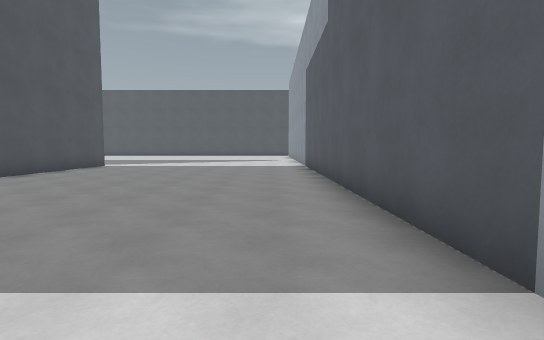
view 1 (above)

24 first-person views from a walk through a level from a Godot 3-D game. The camera is 1.4 m above the floor, tilts 4° down and sees 80° across. The floor is counted in squares, 2 m on a side. Each view is taken from the middle of a square. On the plan, view 1 faces up. The plan holds only what a view shows up to about 10 squares ahead; the rest is blank. The place goes on beyond the plan. Surface patterns are stand-ins for the level's own textures.

view 2
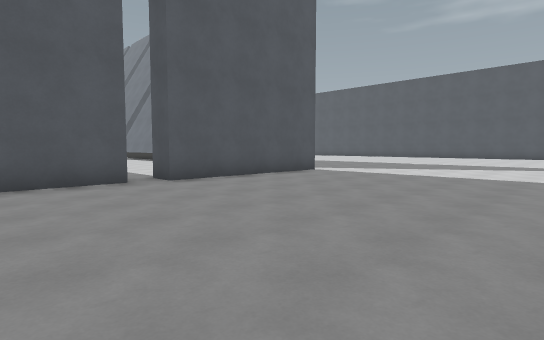

view 3
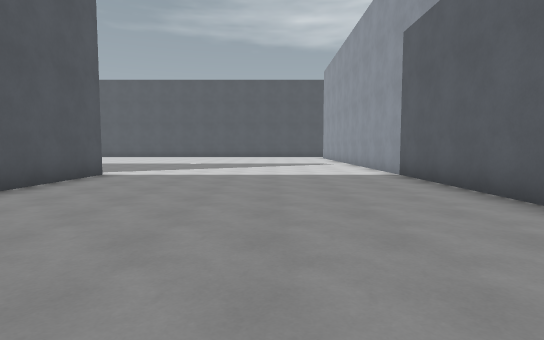

view 4
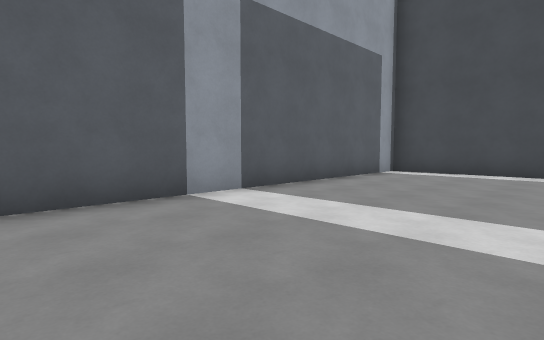

view 5
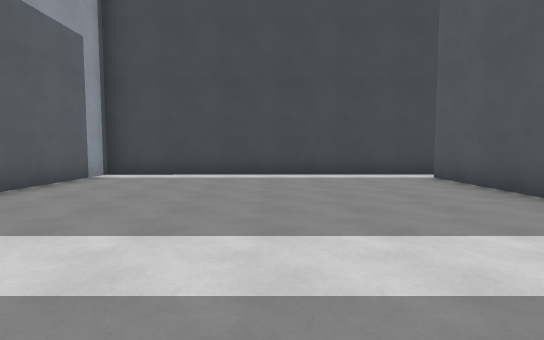

view 6
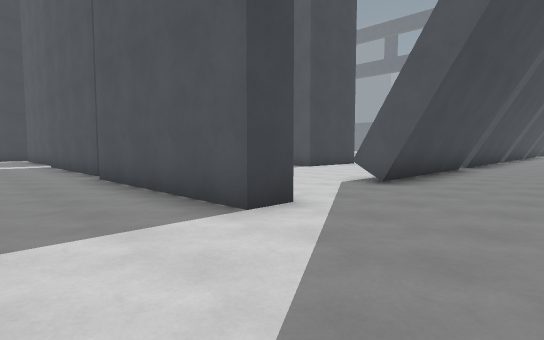

view 7
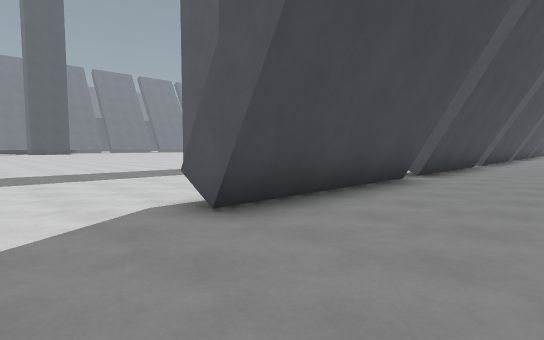

view 8
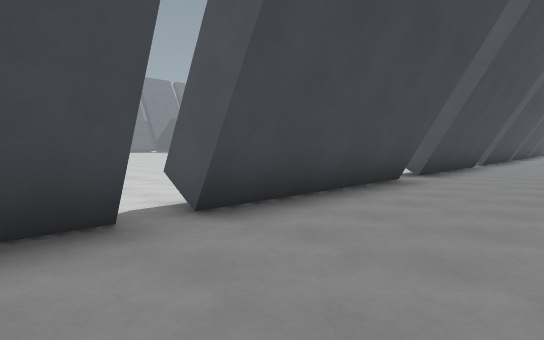

view 9
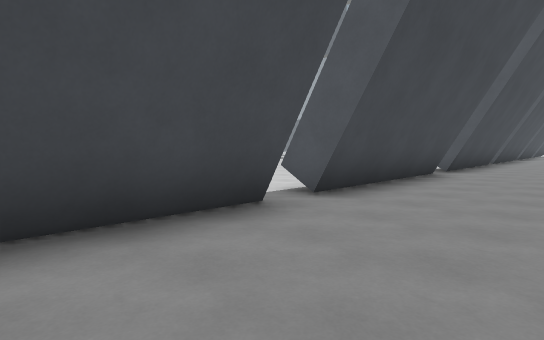

view 10
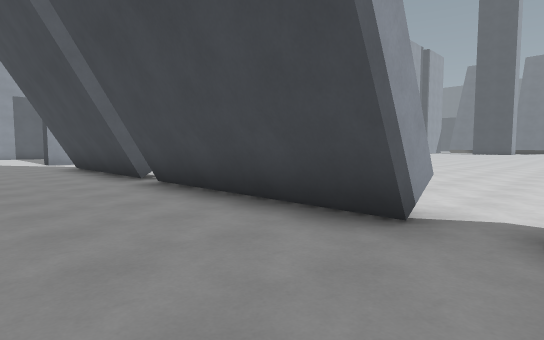

view 11
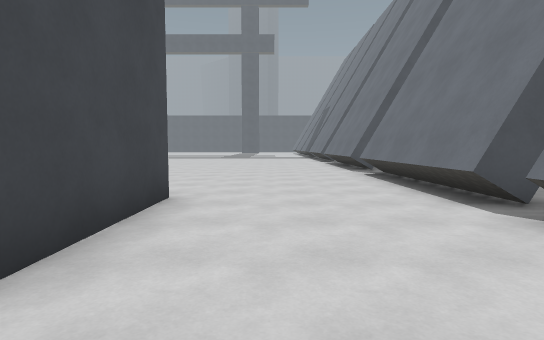

view 12
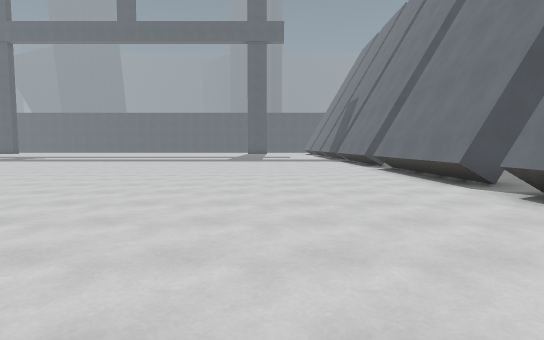

view 13
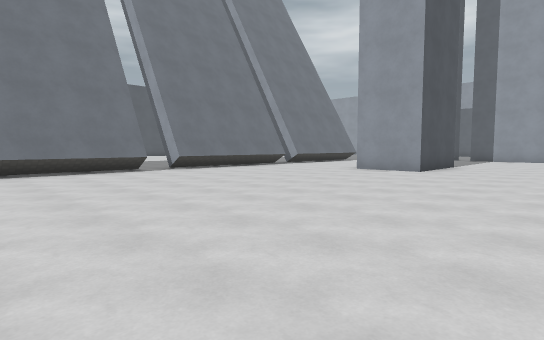

view 14
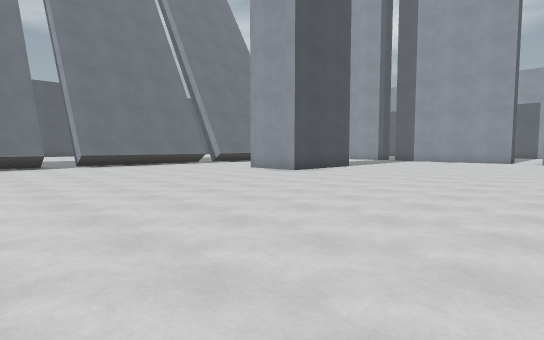

view 15
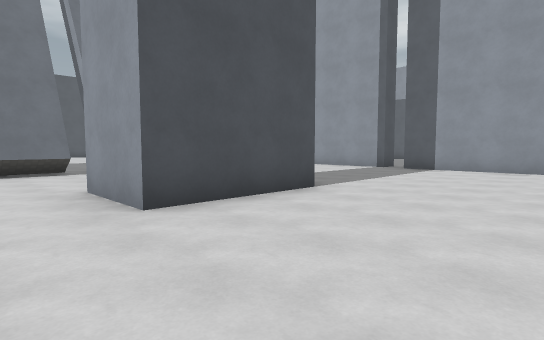

view 16
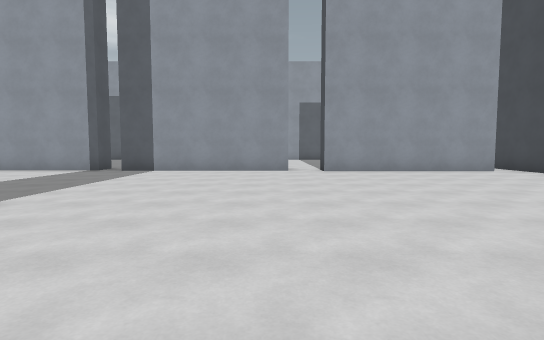

view 17
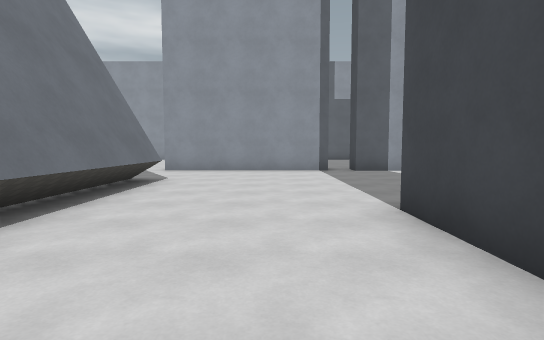

view 18
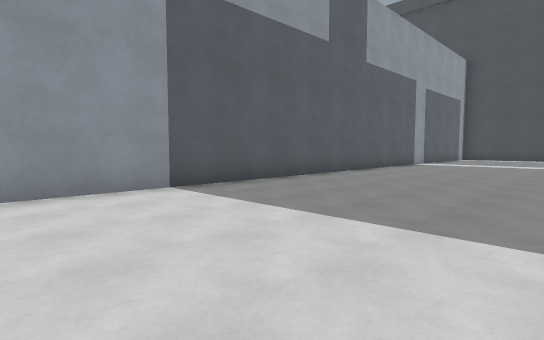

view 19
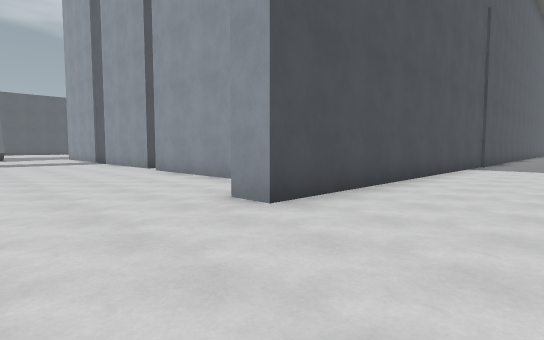

view 20
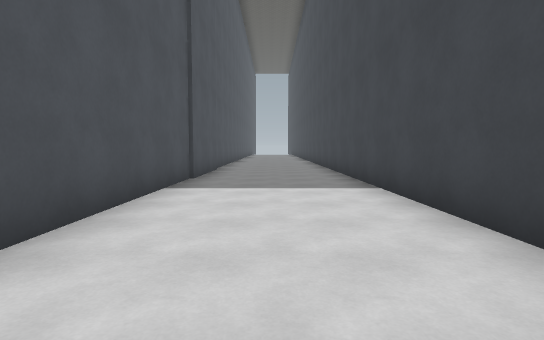

view 21
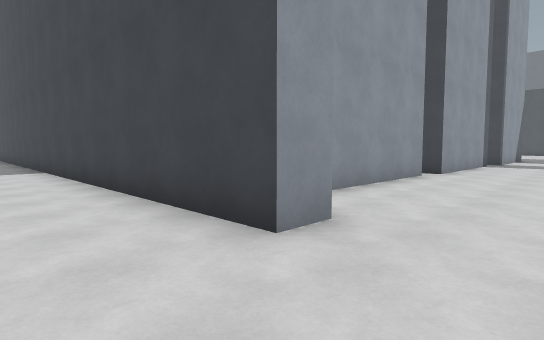

view 22
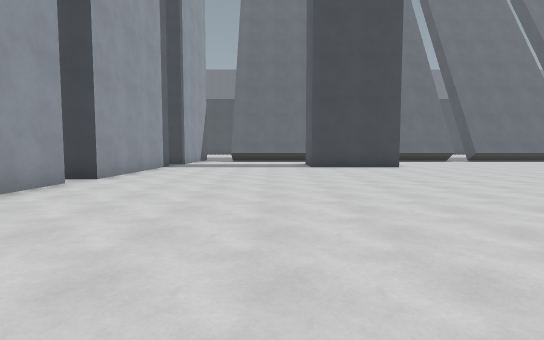

view 23
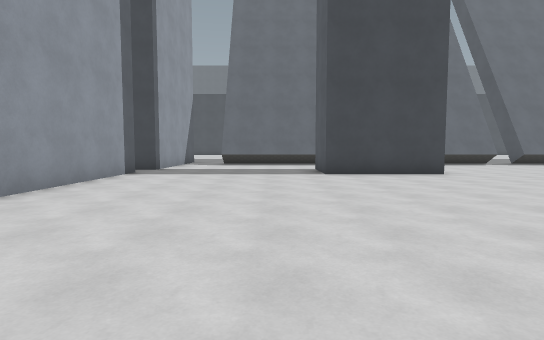

view 24
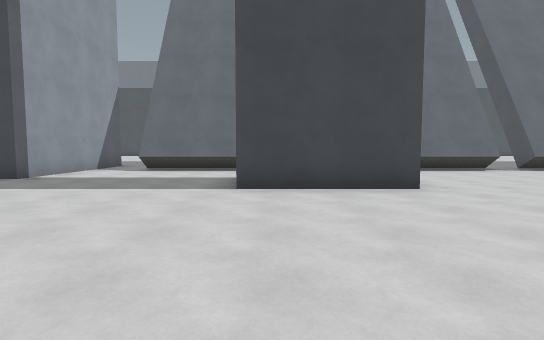

### Floor plan
Points are (right, up) in squares from view 1. A wall is a line through its corners. A room is listed if a view was taken in it or the views show most of it. See-through windows are left out.
Room 1 (views 1, 2, 3, 4, 5, 6, 7, 8, 9, 10, 18)
walls: (-7.3, 6.5) (-6.5, 6.5) (-6.5, 3.4); (-7.1, 10.4) (-7.1, 12.3) (-6.3, 12.3) (-6.3, 7.3) (-7.1, 7.3); (-7.5, 0.5) (-7, 0.5); (-6.8, -1.4) (-6.8, -4.5); (-15, 12.3) (-10, 12.3); (-15, 12.5) (-10, 12.5) (-10, 11.4); (-8.3, -5.4) (1.3, -5.4) (1.3, 14.6); (-20.8, 12.3) (-15.8, 12.3); (-20.8, 12.5) (-15.8, 12.5); (-26.5, 12.3) (-21.8, 12.3); (-26.5, 12.5) (-21.8, 12.5)
low walls: (-15.1, 12.1) (-10.5, 12.1); (-20.9, 12.1) (-15.8, 12.1); (-22.4, 12.1) (-21.8, 12.1); (-23.4, 12.1) (-22.5, 12.1); (-24.4, 12.1) (-23.5, 12.1)
ways out: opening at (-9, 11.3) to room 2; opening at (-7, -5) to room 2; opening at (-7, 1) to room 2; opening at (-7, 7) to room 2; gap at (-21, 12) to room 2
Room 2 (views 11, 12, 13, 14, 15, 16, 17, 19, 20, 21, 22, 23, 24)
walls: (-9.2, -10.8) (-9.2, -9.9) (2.5, -9.9); (-7.5, -4.6) (-7.5, 0.5); (-7.3, 1.5) (-7.3, 6.5); (-13.4, 5.5) (-16.5, 5.5) (-16.5, 7.6) (-13.4, 7.6); (-8, -16.4) (-8, -12.4); (-16.5, -21.4) (-13.4, -21.4) (-13.4, -22.9); (-7.1, 7.3) (-7.1, 10.4); (-8.2, -22.1) (-8.2, -17.1); (-15.8, 11.4) (-20.8, 11.4); (-21.8, 11.4) (-26, 11.4); (-20.9, -25.7) (-18.4, -25.7); (-13, -25.7) (-10, -25.7); (-20.9, -25.9) (-18.5, -25.9); (-13, -25.9) (-10, -25.9); (-22.3, -25.7) (-21.8, -25.7); (2.5, -6.1) (-9.2, -6.1) (-9.2, -5.2); (-22.3, -25.9) (-21.8, -25.9); (-10, 11.4) (-15.1, 11.4); (-8.4, -26.1) (-8.4, -23.1)
ways out: opening at (-9, 11.3) to room 1; opening at (-7, -5) to room 1; opening at (-7, 1) to room 1; opening at (-7, 7) to room 1; gap at (-21, 12) to room 1; opening at (-9, -26.5); gap at (-21, -26); gap at (-8, -22.5); gap at (-8, -17)

Positions as (right, up) in squares from view 1, and headings:
1: (0, 0), facing up
2: (0, 4), facing up-left
3: (-2, 4), facing up
4: (-3, 4), facing down-right
5: (-3, 3), facing down
6: (-4, 15), facing down-left
7: (-8, 15), facing down-left
8: (-14, 15), facing down-left
9: (-18, 15), facing down-left
10: (-22, 15), facing down-right
11: (-12, 9), facing left
12: (-16, 8), facing left
13: (-26, 2), facing up-right
14: (-24, -1), facing up-right
15: (-18, 2), facing up-right
16: (-17, 2), facing right
17: (-17, 9), facing right
18: (-4, 15), facing down-right
19: (-12, -9), facing up-right
20: (-6, -8), facing right
21: (-11, -8), facing down-right
22: (-12, -10), facing down
23: (-12, -13), facing down
24: (-14, -16), facing down
